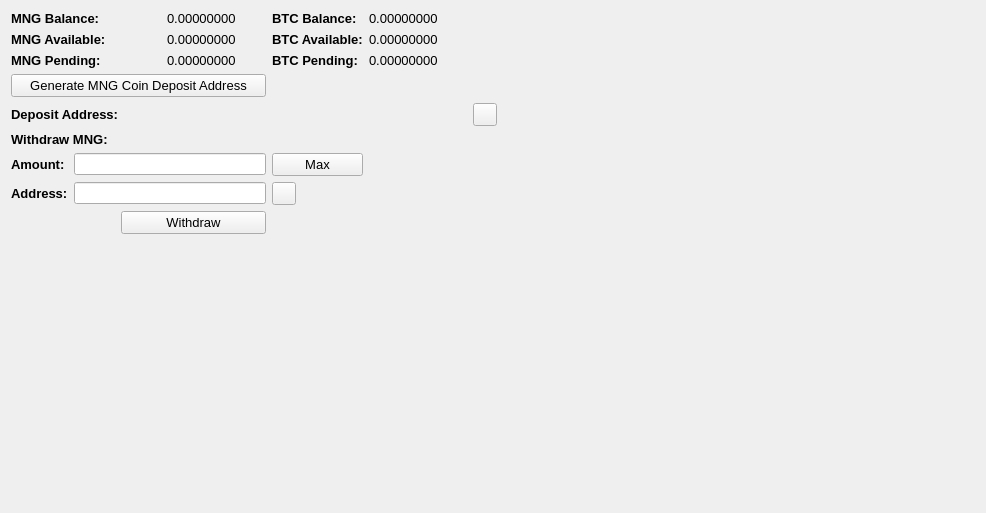
     <widget class="QWidget" name="BalanceTab">
      <attribute name="title">
       <string>Balance</string>
      </attribute>
      <layout class="QGridLayout" name="gridLayout_2">
       <item row="0" column="0" colspan="2">
        <widget class="QLabel" name="label_11">
         <property name="font">
          <font>
           <pointsize>10</pointsize>
           <weight>75</weight>
           <bold>true</bold>
          </font>
         </property>
         <property name="text">
          <string>MNG Balance:</string>
         </property>
        </widget>
       </item>
       <item row="0" column="3">
        <widget class="QLabel" name="HMBalanceLabel">
         <property name="font">
          <font>
           <pointsize>10</pointsize>
          </font>
         </property>
         <property name="text">
          <string>0.00000000</string>
         </property>
         <property name="textInteractionFlags">
          <set>Qt::LinksAccessibleByMouse|Qt::TextSelectableByMouse</set>
         </property>
        </widget>
       </item>
       <item row="0" column="4">
        <widget class="QLabel" name="label_12">
         <property name="font">
          <font>
           <pointsize>10</pointsize>
           <weight>75</weight>
           <bold>true</bold>
          </font>
         </property>
         <property name="text">
          <string>BTC Balance:</string>
         </property>
        </widget>
       </item>
       <item row="0" column="5">
        <widget class="QLabel" name="BitcoinBalanceLabel">
         <property name="font">
          <font>
           <pointsize>10</pointsize>
          </font>
         </property>
         <property name="text">
          <string>0.00000000</string>
         </property>
         <property name="textInteractionFlags">
          <set>Qt::LinksAccessibleByMouse|Qt::TextSelectableByMouse</set>
         </property>
        </widget>
       </item>
       <item row="0" column="7" rowspan="10">
        <spacer name="horizontalSpacer_4">
         <property name="orientation">
          <enum>Qt::Horizontal</enum>
         </property>
         <property name="sizeHint" stdset="0">
          <size>
           <width>478</width>
           <height>488</height>
          </size>
         </property>
        </spacer>
       </item>
       <item row="1" column="0" colspan="2">
        <widget class="QLabel" name="label_13">
         <property name="font">
          <font>
           <pointsize>10</pointsize>
           <weight>75</weight>
           <bold>true</bold>
          </font>
         </property>
         <property name="text">
          <string>MNG Available:</string>
         </property>
        </widget>
       </item>
       <item row="1" column="3">
        <widget class="QLabel" name="HMAvailableLabel_2">
         <property name="font">
          <font>
           <pointsize>10</pointsize>
          </font>
         </property>
         <property name="text">
          <string>0.00000000</string>
         </property>
         <property name="textInteractionFlags">
          <set>Qt::LinksAccessibleByMouse|Qt::TextSelectableByMouse</set>
         </property>
        </widget>
       </item>
       <item row="1" column="4">
        <widget class="QLabel" name="label_15">
         <property name="font">
          <font>
           <pointsize>10</pointsize>
           <weight>75</weight>
           <bold>true</bold>
          </font>
         </property>
         <property name="text">
          <string>BTC Available:</string>
         </property>
        </widget>
       </item>
       <item row="1" column="5">
        <widget class="QLabel" name="BitcoinAvailableLabel">
         <property name="font">
          <font>
           <pointsize>10</pointsize>
          </font>
         </property>
         <property name="text">
          <string>0.00000000</string>
         </property>
         <property name="textInteractionFlags">
          <set>Qt::LinksAccessibleByMouse|Qt::TextSelectableByMouse</set>
         </property>
        </widget>
       </item>
       <item row="2" column="0" colspan="2">
        <widget class="QLabel" name="label_14">
         <property name="font">
          <font>
           <pointsize>10</pointsize>
           <weight>75</weight>
           <bold>true</bold>
          </font>
         </property>
         <property name="text">
          <string>MNG Pending:</string>
         </property>
        </widget>
       </item>
       <item row="2" column="3">
        <widget class="QLabel" name="HMPendingLabel">
         <property name="font">
          <font>
           <pointsize>10</pointsize>
          </font>
         </property>
         <property name="text">
          <string>0.00000000</string>
         </property>
         <property name="textInteractionFlags">
          <set>Qt::LinksAccessibleByMouse|Qt::TextSelectableByMouse</set>
         </property>
        </widget>
       </item>
       <item row="2" column="4">
        <widget class="QLabel" name="label_31">
         <property name="font">
          <font>
           <pointsize>10</pointsize>
           <weight>75</weight>
           <bold>true</bold>
          </font>
         </property>
         <property name="text">
          <string>BTC Pending:</string>
         </property>
        </widget>
       </item>
       <item row="2" column="5">
        <widget class="QLabel" name="BitcoinPendingLabel">
         <property name="font">
          <font>
           <pointsize>10</pointsize>
          </font>
         </property>
         <property name="text">
          <string>0.00000000</string>
         </property>
         <property name="textInteractionFlags">
          <set>Qt::LinksAccessibleByMouse|Qt::TextSelectableByMouse</set>
         </property>
        </widget>
       </item>
       <item row="3" column="0" colspan="4">
        <widget class="QPushButton" name="GenDepositBTN">
         <property name="font">
          <font>
           <pointsize>10</pointsize>
          </font>
         </property>
         <property name="text">
          <string>Generate MNG Coin Deposit Address</string>
         </property>
        </widget>
       </item>
       <item row="4" column="0" colspan="3">
        <widget class="QLabel" name="label_33">
         <property name="font">
          <font>
           <pointsize>10</pointsize>
           <weight>75</weight>
           <bold>true</bold>
          </font>
         </property>
         <property name="text">
          <string>Deposit Address:</string>
         </property>
        </widget>
       </item>
       <item row="4" column="3" colspan="3">
        <widget class="QLabel" name="DepositAddressLabel">
         <property name="minimumSize">
          <size>
           <width>300</width>
           <height>0</height>
          </size>
         </property>
         <property name="palette">
          <palette>
           <active>
            <colorrole role="WindowText">
             <brush brushstyle="SolidPattern">
              <color alpha="255">
               <red>0</red>
               <green>0</green>
               <blue>0</blue>
              </color>
             </brush>
            </colorrole>
            <colorrole role="Text">
             <brush brushstyle="SolidPattern">
              <color alpha="255">
               <red>0</red>
               <green>0</green>
               <blue>255</blue>
              </color>
             </brush>
            </colorrole>
           </active>
           <inactive>
            <colorrole role="WindowText">
             <brush brushstyle="SolidPattern">
              <color alpha="255">
               <red>0</red>
               <green>0</green>
               <blue>0</blue>
              </color>
             </brush>
            </colorrole>
            <colorrole role="Text">
             <brush brushstyle="SolidPattern">
              <color alpha="255">
               <red>0</red>
               <green>0</green>
               <blue>255</blue>
              </color>
             </brush>
            </colorrole>
           </inactive>
           <disabled>
            <colorrole role="WindowText">
             <brush brushstyle="SolidPattern">
              <color alpha="255">
               <red>120</red>
               <green>120</green>
               <blue>120</blue>
              </color>
             </brush>
            </colorrole>
            <colorrole role="Text">
             <brush brushstyle="SolidPattern">
              <color alpha="255">
               <red>120</red>
               <green>120</green>
               <blue>120</blue>
              </color>
             </brush>
            </colorrole>
           </disabled>
          </palette>
         </property>
         <property name="font">
          <font>
           <pointsize>10</pointsize>
           <weight>75</weight>
           <bold>true</bold>
          </font>
         </property>
         <property name="text">
          <string/>
         </property>
         <property name="alignment">
          <set>Qt::AlignRight|Qt::AlignTrailing|Qt::AlignVCenter</set>
         </property>
         <property name="textInteractionFlags">
          <set>Qt::LinksAccessibleByMouse|Qt::TextSelectableByKeyboard|Qt::TextSelectableByMouse</set>
         </property>
        </widget>
       </item>
       <item row="4" column="6">
        <widget class="QToolButton" name="DepositCopyButton">
         <property name="toolTip">
          <string>Copy to clipboard</string>
         </property>
         <property name="text">
          <string/>
         </property>
         <property name="icon">
          <iconset resource="../bitcoin.qrc">
           <normaloff>:/icons/editcopy</normaloff>:/icons/editcopy</iconset>
         </property>
         <property name="shortcut">
          <string>Alt+P</string>
         </property>
        </widget>
       </item>
       <item row="5" column="0" colspan="2">
        <widget class="QLabel" name="label_34">
         <property name="font">
          <font>
           <pointsize>10</pointsize>
           <weight>75</weight>
           <bold>true</bold>
          </font>
         </property>
         <property name="text">
          <string>Withdraw MNG:</string>
         </property>
        </widget>
       </item>
       <item row="6" column="0">
        <widget class="QLabel" name="label_26">
         <property name="font">
          <font>
           <pointsize>10</pointsize>
           <weight>75</weight>
           <bold>true</bold>
          </font>
         </property>
         <property name="text">
          <string>Amount:</string>
         </property>
        </widget>
       </item>
       <item row="6" column="1" colspan="3">
        <widget class="QLineEdit" name="WithdrawUnitsInput">
         <property name="font">
          <font>
           <pointsize>9</pointsize>
           <weight>75</weight>
           <bold>true</bold>
          </font>
         </property>
         <property name="text">
          <string/>
         </property>
        </widget>
       </item>
       <item row="6" column="4">
        <widget class="QPushButton" name="Withdraw_Max_Amount">
         <property name="font">
          <font>
           <pointsize>10</pointsize>
          </font>
         </property>
         <property name="text">
          <string>Max</string>
         </property>
        </widget>
       </item>
       <item row="7" column="0">
        <widget class="QLabel" name="label_10">
         <property name="font">
          <font>
           <pointsize>10</pointsize>
           <weight>75</weight>
           <bold>true</bold>
          </font>
         </property>
         <property name="text">
          <string>Address:</string>
         </property>
        </widget>
       </item>
       <item row="7" column="1" colspan="3">
        <widget class="QLineEdit" name="WithdrawAddress">
         <property name="font">
          <font>
           <pointsize>9</pointsize>
           <weight>75</weight>
           <bold>true</bold>
          </font>
         </property>
        </widget>
       </item>
       <item row="7" column="4">
        <widget class="QToolButton" name="WithdrawPasteButton">
         <property name="toolTip">
          <string>Paste from clipboard</string>
         </property>
         <property name="text">
          <string/>
         </property>
         <property name="icon">
          <iconset resource="../bitcoin.qrc">
           <normaloff>:/icons/editpaste</normaloff>:/icons/editpaste</iconset>
         </property>
         <property name="shortcut">
          <string>Alt+P</string>
         </property>
        </widget>
       </item>
       <item row="8" column="2" colspan="2">
        <widget class="QPushButton" name="WithdrawUnitsBtn">
         <property name="font">
          <font>
           <pointsize>10</pointsize>
          </font>
         </property>
         <property name="text">
          <string>Withdraw</string>
         </property>
        </widget>
       </item>
       <item row="9" column="0" colspan="6">
        <spacer name="verticalSpacer">
         <property name="orientation">
          <enum>Qt::Vertical</enum>
         </property>
         <property name="sizeHint" stdset="0">
          <size>
           <width>428</width>
           <height>262</height>
          </size>
         </property>
        </spacer>
       </item>
      </layout>
      <zorder>label_31</zorder>
      <zorder>label_15</zorder>
      <zorder>label_12</zorder>
      <zorder>label_14</zorder>
      <zorder>label_13</zorder>
      <zorder>label_11</zorder>
      <zorder>BitcoinBalanceLabel</zorder>
      <zorder>HMBalanceLabel</zorder>
      <zorder>HMAvailableLabel_2</zorder>
      <zorder>HMPendingLabel</zorder>
      <zorder>BitcoinAvailableLabel</zorder>
      <zorder>BitcoinPendingLabel</zorder>
      <zorder>label_33</zorder>
      <zorder>GenDepositBTN</zorder>
      <zorder>DepositAddressLabel</zorder>
      <zorder>Withdraw_Max_Amount</zorder>
      <zorder>label_34</zorder>
      <zorder>WithdrawUnitsInput</zorder>
      <zorder>label_10</zorder>
      <zorder>label_26</zorder>
      <zorder>WithdrawAddress</zorder>
      <zorder>WithdrawUnitsBtn</zorder>
      <zorder>horizontalSpacer_4</zorder>
      <zorder>verticalSpacer</zorder>
      <zorder>WithdrawPasteButton</zorder>
      <zorder>DepositCopyButton</zorder>
     </widget>
